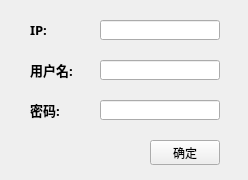
<?xml version="1.0" encoding="UTF-8"?>
<ui version="4.0">
 <class>Form</class>
 <widget class="QWidget" name="Form">
  <property name="geometry">
   <rect>
    <x>0</x>
    <y>0</y>
    <width>248</width>
    <height>180</height>
   </rect>
  </property>
  <property name="windowTitle">
   <string>Form</string>
  </property>
  <widget class="QLabel" name="label">
   <property name="geometry">
    <rect>
     <x>30</x>
     <y>20</y>
     <width>60</width>
     <height>20</height>
    </rect>
   </property>
   <property name="font">
    <font>
     <family>幼圆</family>
     <pointsize>10</pointsize>
     <weight>75</weight>
     <bold>true</bold>
    </font>
   </property>
   <property name="text">
    <string>IP:</string>
   </property>
  </widget>
  <widget class="QLabel" name="label_2">
   <property name="geometry">
    <rect>
     <x>30</x>
     <y>60</y>
     <width>60</width>
     <height>20</height>
    </rect>
   </property>
   <property name="font">
    <font>
     <family>幼圆</family>
     <pointsize>10</pointsize>
     <weight>75</weight>
     <bold>true</bold>
    </font>
   </property>
   <property name="text">
    <string>用户名:</string>
   </property>
  </widget>
  <widget class="QLabel" name="label_3">
   <property name="geometry">
    <rect>
     <x>30</x>
     <y>100</y>
     <width>60</width>
     <height>20</height>
    </rect>
   </property>
   <property name="font">
    <font>
     <family>幼圆</family>
     <pointsize>10</pointsize>
     <weight>75</weight>
     <bold>true</bold>
    </font>
   </property>
   <property name="text">
    <string>密码:</string>
   </property>
  </widget>
  <widget class="QLineEdit" name="lineEdit">
   <property name="geometry">
    <rect>
     <x>100</x>
     <y>20</y>
     <width>120</width>
     <height>20</height>
    </rect>
   </property>
  </widget>
  <widget class="QLineEdit" name="lineEdit_2">
   <property name="geometry">
    <rect>
     <x>100</x>
     <y>60</y>
     <width>120</width>
     <height>20</height>
    </rect>
   </property>
  </widget>
  <widget class="QLineEdit" name="lineEdit_3">
   <property name="geometry">
    <rect>
     <x>100</x>
     <y>100</y>
     <width>120</width>
     <height>20</height>
    </rect>
   </property>
  </widget>
  <widget class="QPushButton" name="pushButton">
   <property name="geometry">
    <rect>
     <x>150</x>
     <y>140</y>
     <width>70</width>
     <height>25</height>
    </rect>
   </property>
   <property name="text">
    <string>确定</string>
   </property>
  </widget>
 </widget>
 <resources/>
 <connections/>
</ui>
